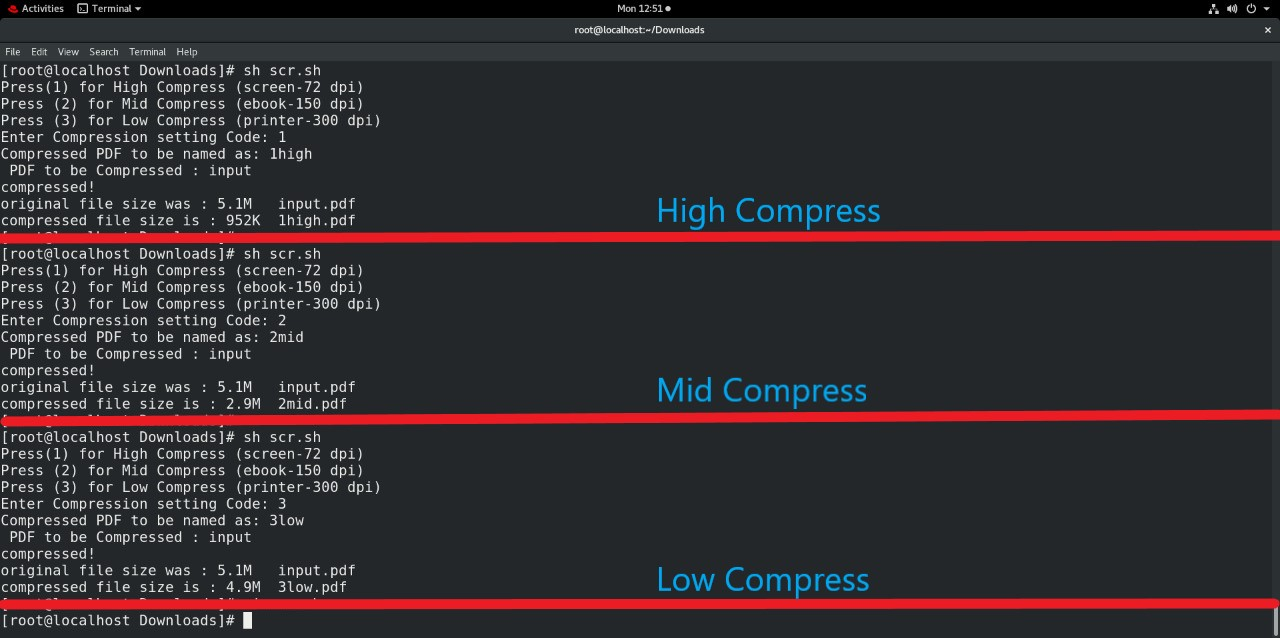
#> input picture implementaion_compression.jpg, 1280 x 638 px, given in place of the camera
$ jupyter execute --allow-errors Algorithm.ipynb   (text cells are left out)
#> lines starting #> are read from the running program, lines starting #| are printed output that depends on the picture
[cell 1]
import numpy as np
import pandas as pd
import matplotlib.pyplot as plt
import cv2

[cell 2]
img = cv2.imread("C:/Users/Jayant Parteti/Desktop/FINAL PROJECT/Images/eg1.jpeg")
#> (the rest of this cell did not finish here and is left out)

[cell 3]
import cv2

# Read the image.
img = cv2.imread('C:/Users/Jayant Parteti/Desktop/FINAL PROJECT/Images/taj.jpg')

# Apply bilateral filter with d = 15,
# sigmaColor = sigmaSpace = 75.  color space, coordinate space.
#> (the rest of this cell did not finish here and is left out)

[cell 4]
# Python programe to illustrate
# simple thresholding type on an image

# organizing imports
import cv2
import numpy as np

# path to input image is specified and
# image is loaded with imread command
image1 = cv2.imread('C:/Users/Jayant Parteti/Desktop/FINAL PROJECT/Images/taj.jpg')

# cv2.cvtColor is applied over the
# image input with applied parameters
# to convert the image in grayscale
#> (the rest of this cell did not finish here and is left out)

[cell 5]
# Python program to illustrate
# adaptive thresholding type on an image

# organizing imports
import cv2
import numpy as np

# path to input image is specified and
# image is loaded with imread command
image1 = cv2.imread('C:/Users/Jayant Parteti/Desktop/FINAL PROJECT/Images/new_taj_bilateral.jpeg')

# cv2.cvtColor is applied over the
# image input with applied parameters
# to convert the image in grayscale
#> (the rest of this cell did not finish here and is left out)

[cell 6]
# importing libraries
import numpy as np
import cv2
from matplotlib import pyplot as plt

# Reading image from folder where it is stored
img = cv2.imread('C:/Users/Jayant Parteti/Desktop/FINAL PROJECT/Images/new_taj_bilateral.jpeg')

# denoising of image saving it into dst image
#> (the rest of this cell did not finish here and is left out)

#> (a cell that did not finish here is left out)

[cell 8]
# OpenCV program to perform Edge detection in real time
# import libraries of python OpenCV
# where its functionality resides
import cv2

# np is an alias pointing to numpy library
import numpy as np


# capture frames from a camera
cap = cv2.VideoCapture(0)


# loop runs if capturing has been initialized
while(1):

	# reads frames from a camera
	ret, frame = cap.read()
#> frame is the input picture: shape (638, 1280, 3); mean B, G, R 47.9, 44.5, 49.9

	# converting BGR to HSV
	hsv = cv2.cvtColor(frame, cv2.COLOR_BGR2HSV)
#> hsv: shape (638, 1280, 3); mean H, S, V 104.7, 51.9, 57.2

	# define range of red color in HSV
	lower_red = np.array([30,150,50])
	upper_red = np.array([255,255,180])

	# create a red HSV colour boundary and
	# threshold HSV image
	mask = cv2.inRange(hsv, lower_red, upper_red)
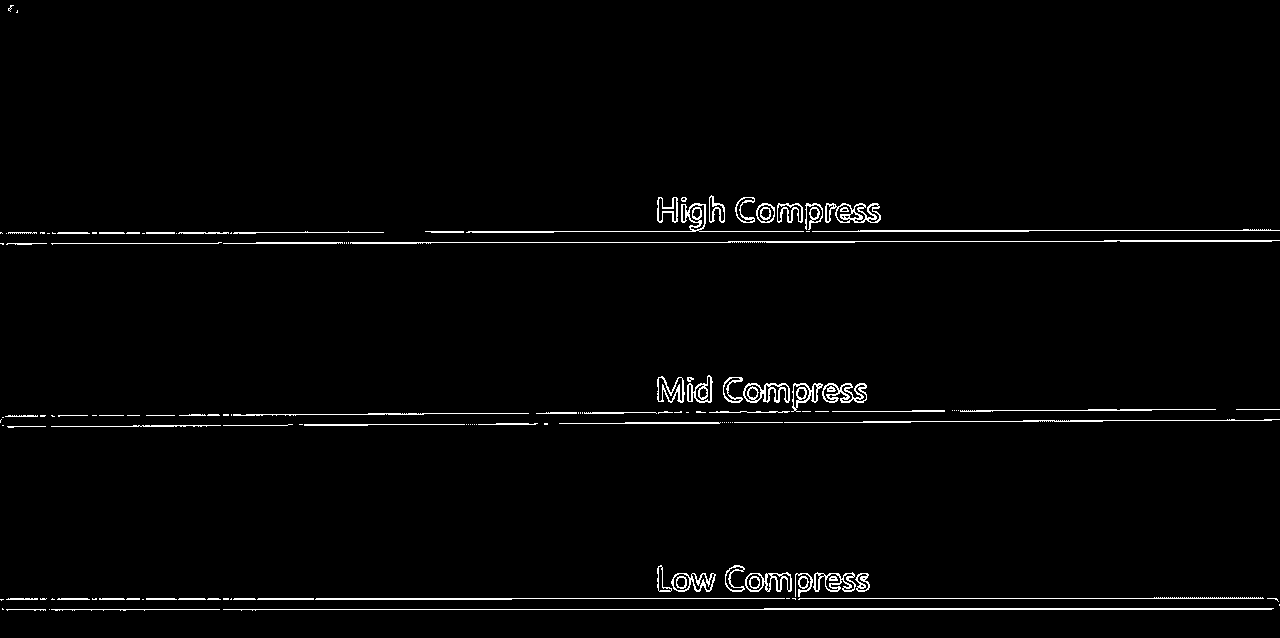
#> mask: shape (638, 1280); 1.9% white in thin lines or dots

	# Bitwise-AND mask and original image
	res = cv2.bitwise_and(frame,frame, mask= mask)
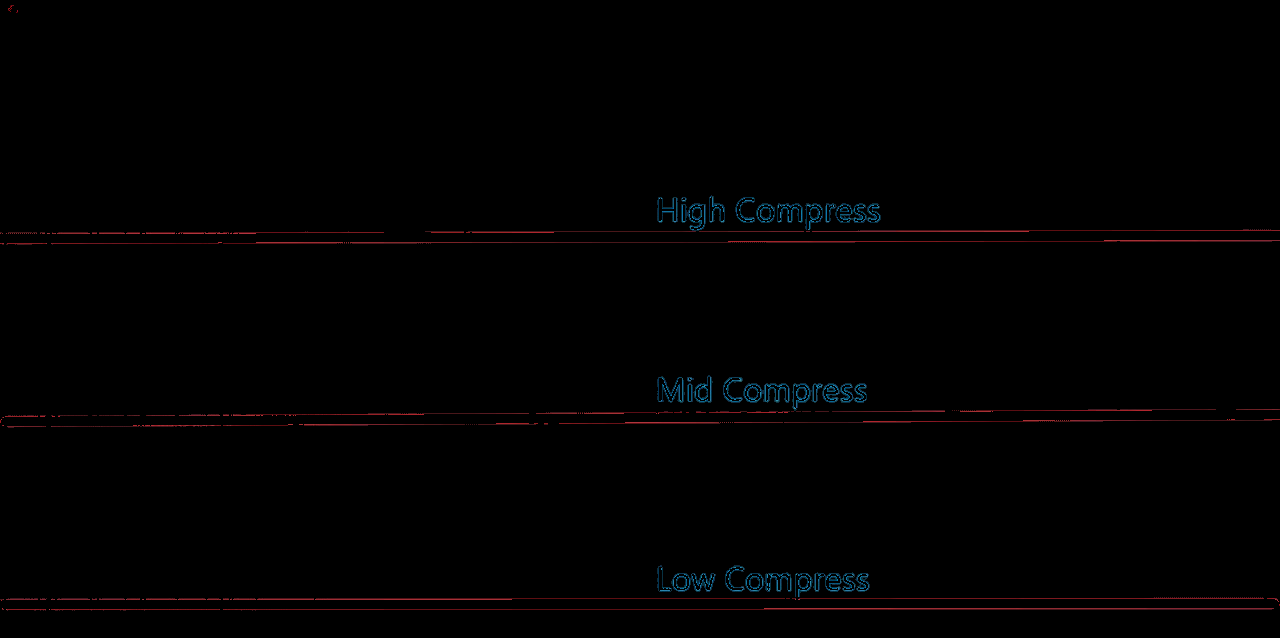
#> res: shape (638, 1280, 3); mean B, G, R 1.1, 0.9, 1.5

	# Display an original image
	cv2.imshow('Original',frame)

	# finds edges in the input image image and
	# marks them in the output map edges
	edges = cv2.Canny(frame,100,200)
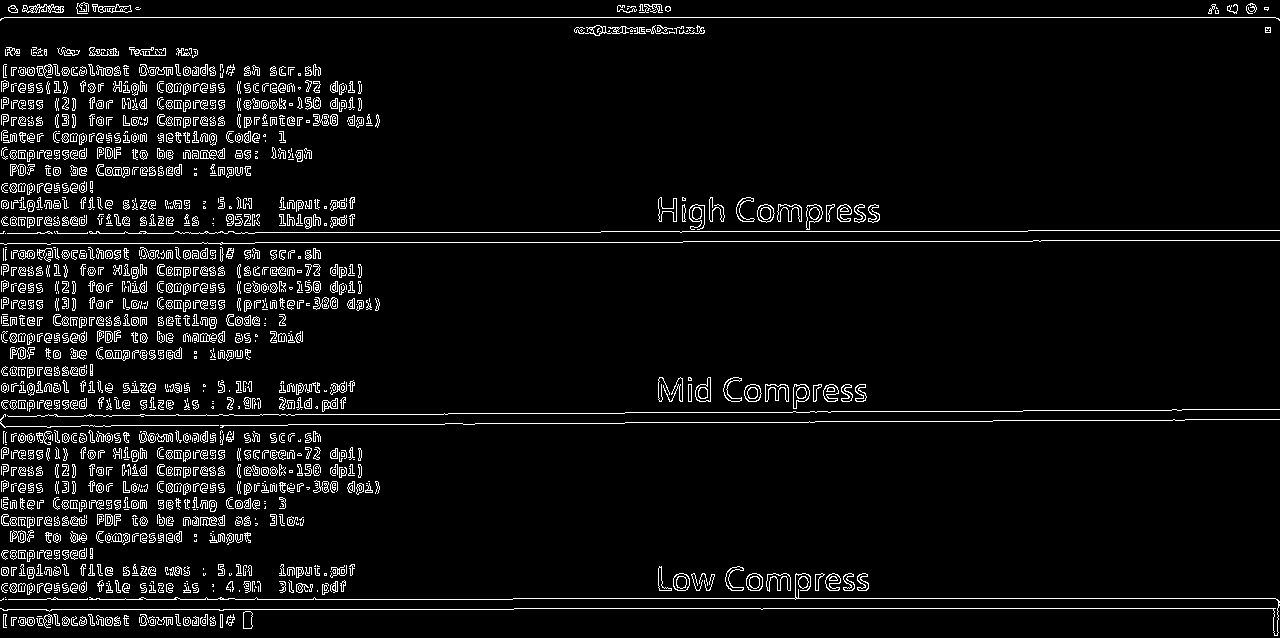
#> edges: shape (638, 1280); 5.6% white in thin lines or dots

	# Display edges in a frame
	cv2.imshow('Edges',edges)

	# Wait for Esc key to stop
	k = cv2.waitKey(5) & 0xFF
#> (key Esc is pressed here)
	if k == 27:
		break


# Close the window
cap.release()

# De-allocate any associated memory usage
cv2.destroyAllWindows()
